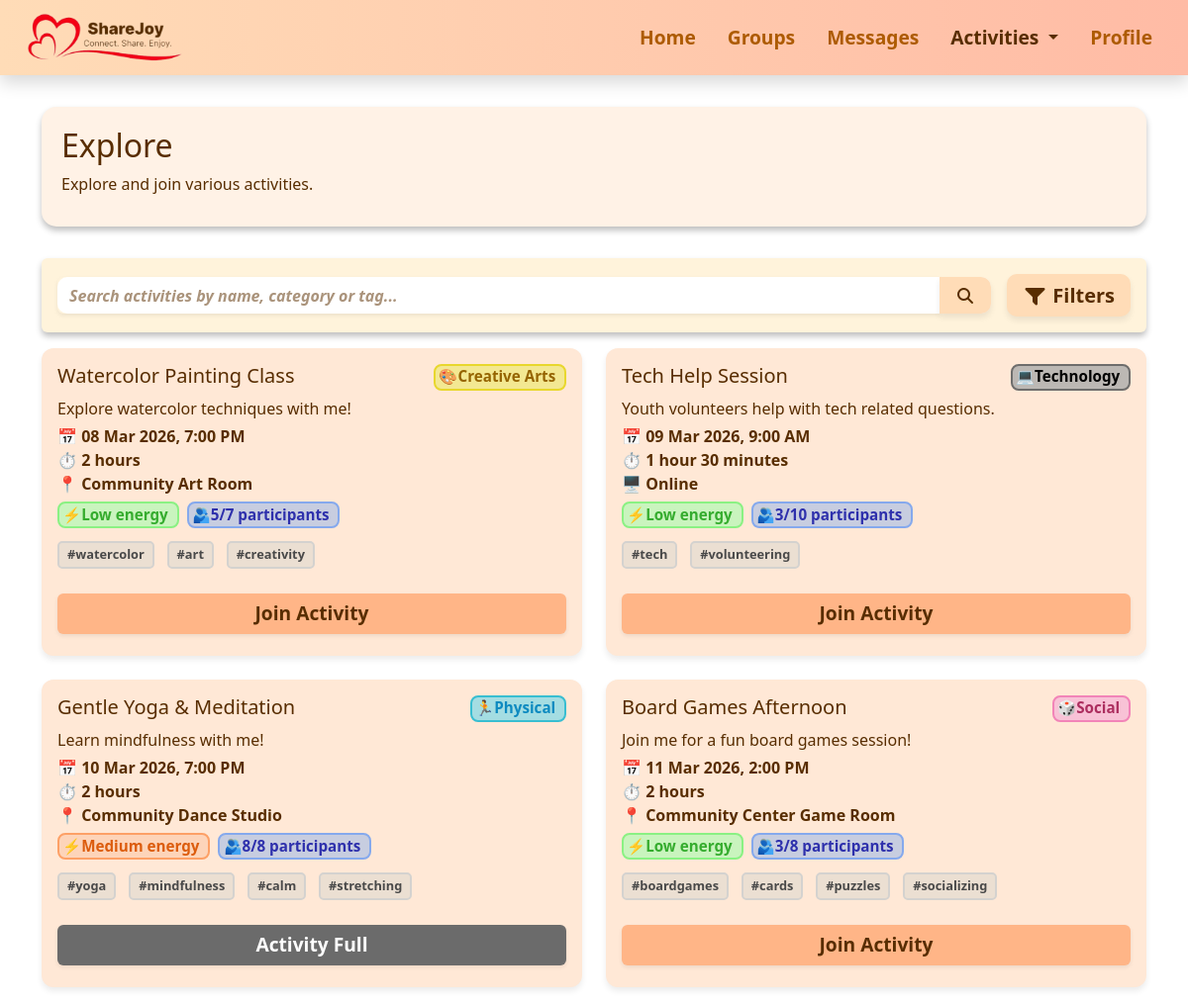
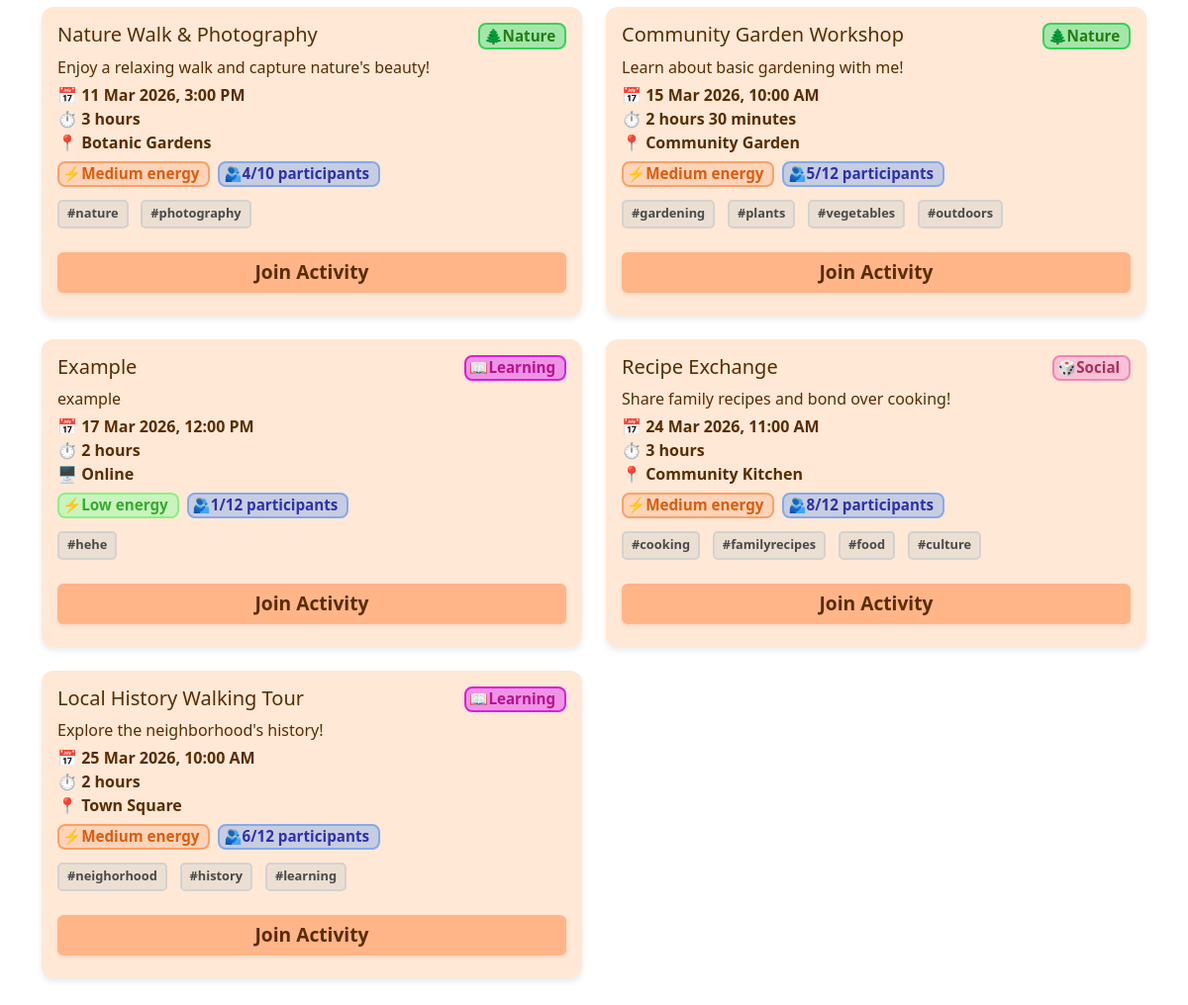
Screenshot of /explore (signed in) with the database file from the repository (2 pictures, top to bottom).
### activities.py (models this page shows)
class Activity(db.Model):
    __tablename__ = "activity"
    id = db.Column(db.Integer, primary_key=True, autoincrement=True)
    creator_id = db.Column(db.Integer, db.ForeignKey('user.id'), nullable=False)
    name = db.Column(db.String(100), nullable=False)
    description = db.Column(db.Text)
    type = db.Column(db.String(50))
    date = db.Column(db.String(20))
    time = db.Column(db.String(10))
    duration_hours = db.Column(db.Integer)
    duration_minutes = db.Column(db.Integer)
    format_type = db.Column(db.String(20))
    energy = db.Column(db.String(10))
    participants = db.Column(db.Integer)
    max_participants = db.Column(db.Integer)
    tags = db.Column(db.String(200))
    location = db.Column(db.String(100))
    creator = db.relationship("User", backref="created_activities")

### app.py (the view)
@app.route("/explore")
@login_required
def explore():
    user = get_current_user()
    query = Activity.query
    search = request.args.get("search")
    if search:
        query = query.filter(
            (Activity.name.ilike(f"%{search}%")) |
            (Activity.type.ilike(f"%{search}%")) |
            (Activity.tags.ilike(f"%{search}%"))
        )
    category = request.args.get("category")
    if category:
        query = query.filter_by(type=category)
    energy = request.args.get("energy")
    if energy:
        query = query.filter_by(energy=energy)
    format_type = request.args.get("format")
    if format_type:
        query = query.filter_by(format_type=format_type)
    activities = query.order_by(Activity.date.asc()).all()
    for a in activities:
        a.display_tags = a.tags.split(",") if a.tags else []
        today = date.today()
        parsed_date = parse_activity_date(a.date)
        if parsed_date:
            original_date = parsed_date.date()
            days_offset = (original_date - BASE_DATE).days
            dynamic_date = today + timedelta(days=days_offset)
            a.display_date = dynamic_date.strftime("%d %b %Y")
        else:
            a.display_date = a.date
        try:
            parsed_time = datetime.strptime(a.time, "%H:%M")
        except ValueError:
            parsed_time = datetime.strptime(a.time, "%I:%M %p")
        a.display_time = parsed_time.strftime("%I:%M %p").lstrip("0")
        participant_count = ActivityParticipant.query.filter_by(activity_id=a.id).count()
        a.participants = participant_count
        if a.creator_id == user.id:
            a.join_activity = "created"
        elif user_joined_activity(user.id, a.id):
            a.join_activity = "true"
        elif participant_count >= a.max_participants:
            a.join_activity = "max"
        else:
            a.join_activity = "false"
    return render_template("explore.html", activities=activities)

### app.py (called while the page is built)
def login_required(f):
    @wraps(f)
    def decorated_function(*args, **kwargs):
        user = get_current_user()
        if not user:
            session.clear()  # clear stale session
            flash('Please log in to access this page.', 'error')
            return redirect(url_for('loginpage'))
        return f(*args, **kwargs)
    return decorated_function

def get_current_user():
    user_id = session.get('user_id')
    if user_id:
        user = db.session.get(User, user_id)
        if user:
            return user
    return None

def user_joined_activity(user_id, activity_id):
    return ActivityParticipant.query.filter_by(
        participant_id=user_id,
        activity_id=activity_id
    ).count() > 0

def parse_activity_date(date_str):
    for fmt in ("%Y-%m-%d", "%d %b %Y", "%m/%d/%Y", "%d/%m/%Y"):
        try:
            return datetime.strptime(date_str, fmt)
        except ValueError:
            continue
    return None

### templates/explore.html (shortened to what this page needs)
{% extends "base.html" %}
{% block extra_css %}
<link rel="stylesheet" href="{{ url_for('static', filename='css/activities.css') }}">
<link rel="stylesheet" href="{{ url_for('static', filename='css/explore.css') }}">
{% endblock %}
{% block content %}
<div class="section-box d-flex flex-column flex-md-row justify-content-between align-items-start align-items-md-center">
    <div>
        <h1>Explore</h1>
        <p>Explore and join various activities.</p>
    </div>
</div>
<div class="p-3 mb-3 rounded shadow-sm box1">
    <div class="d-flex flex-column flex-md-row align-items-start align-items-md-center gap-2">
        <form method="get" class="flex-grow-1 mb-2 mb-md-0 box2 rounded">
            <div class="input-group">
                <input type="text" name="search" class="form-control shadow-sm searchbar"
                    placeholder="Search activities by name, category or tag..."
                    value="{{ request.args.get('search', '') }}">
                <button class="btn search-btn" type="submit">
                    <i class="fa-solid fa-magnifying-glass"></i>
                </button>
            </div>
        </form>
        <button id="toggle-filters" class="btn btn-lg fw-semibold mt-2 mt-md-0 ms-md-2">
            <i class="fa-solid fa-filter"></i> Filters
        </button>
    </div>
</div>
<div class="row g-4">
    {% if activities %}
    {% for activity in activities %}
    <div class="col-md-6">
        <div class="activity-card position-relative h-100">
            <div class="d-flex flex-column flex-sm-row justify-content-between align-items-start spacing">
                <h5 class="mb-0">{{ activity.name }}</h5>
                {% if activity.type == 'Creative Arts' %}
                <span class="badge badge-creativearts category-badge mb-2 mb-sm-0">🎨Creative Arts</span>
                {% elif activity.type == 'Social' %}
                <span class="badge badge-social category-badge mb-2 mb-sm-0">🎲Social</span>
                {% elif activity.type == 'Learning' %}
                <span class="badge badge-learning category-badge mb-2 mb-sm-0">📖Learning</span>
                {% elif activity.type == 'Physical' %}
                <span class="badge badge-physical category-badge mb-2 mb-sm-0">🏃Physical</span>
                {% elif activity.type == 'Nature' %}
                <span class="badge badge-nature category-badge mb-2 mb-sm-0">🌲Nature</span>
                {% elif activity.type == 'Technology' %}
                <span class="badge badge-technology category-badge mb-2 mb-sm-0">💻Technology</span>
                {% endif %}
            </div>
            <p>{{ activity.description }}</p>
            <div class="row fw-semibold spacing">
                <div class="col-12">
                    📅 {{ activity.display_date }}, {{ activity.display_time }}
                </div>
                <div class="col-12">⏱
                    {% set h = activity.duration_hours %}
                    {% set m = activity.duration_minutes %}
                    {% if h and m %}
                    {{ h }} hour{% if h > 1 %}s{% endif %} {{ m }} minute{% if m > 1 %}s{% endif %}
                    {% elif h %}
                    {{ h }} hour{% if h > 1 %}s{% endif %}
                    {% elif m %}
                    {{ m }} minute{% if m > 1 %}s{% endif %}
                    {% else %}
                    0 minutes
                    {% endif %}
                </div>
                <div class="col-12">
                    {% if activity.format_type|lower == 'online' %}
                    🖥️ Online
                    {% else %}
                    📍 {{ activity.location }}
                    {% endif %}
                </div>
            </div>
            <div class="d-flex flex-wrap gap-2 spacing">
                <span class="badge
                        {% if activity.energy == 'Low' %}energy-low
                        {% elif activity.energy == 'Medium' %}energy-medium
                        {% elif activity.energy == 'High' %}energy-high
                        {% endif %}">
                    ⚡{{ activity.energy }} energy
                </span>
                <span class="badge participants" data-activity-id="{{ activity.id }}">
                    🫂<span class="participant-count">{{ activity.participants }}</span>/{{ activity.max_participants }}
                    participants
                </span>
            </div>
            <div class="activity-tags spacing">
                {% for tag in activity.display_tags %}
                <span class="tag">#{{ tag }}</span>
                {% endfor %}
            </div>
            <div class="mt-3 text-center">
                {% if activity.join_activity == 'false' %}
                <button type="button" class="btn join-btn fw-semibold w-100 shadow-sm"
                    data-activity-id="{{ activity.id }}" data-date="{{ activity.display_date }}"
                    data-time="{{ activity.display_time }}">
                    Join Activity
                </button>
                {% elif activity.join_activity == 'true' %}
                <button type="button" class="btn joined fw-semibold w-100 shadow-sm"
                    data-activity-id="{{ activity.id }}" data-date="{{ activity.display_date }}"
                    data-time="{{ activity.display_time }}">
                    Joined
                </button>
                {% elif activity.join_activity == 'max' %}
                <button type="button" class="btn maxbtn fw-semibold w-100 shadow-sm" disabled>
                    Activity Full
                </button>
                {% elif activity.join_activity == 'created' %}
                <button type="button" class="btn createdbtn fw-semibold w-100 shadow-sm" disabled>
                    Created by You
                </button>
                {% endif %}
            </div>
        </div>
    </div>
    {% endfor %}
    {% else %}
    <div class="col-12">
        <div class="alert alert-info text-center fw-semibold">
            No activities found.
        </div>
    </div>
    {% endif %}
</div>
{% endblock %}

### templates/base.html (shortened to what this page needs)
<!doctype html>
<html lang="en">
<head>
    <link href="https://cdn.jsdelivr.net/npm/bootstrap@5.3.8/dist/css/bootstrap.min.css" rel="stylesheet">
    <link rel="stylesheet" href="{{ url_for('static', filename='css/navbar.css') }}">
    <link rel="stylesheet" href="{{ url_for('static', filename='css/base.css') }}">
    <link rel="stylesheet" href="https://cdnjs.cloudflare.com/ajax/libs/font-awesome/7.0.1/css/all.min.css">
    {% block extra_css %}{% endblock %}
</head>
<body>
    {% include "navbar.html" %}
    <div class="container mt-4">
        {% block content %}{% endblock %}
    </div>
</body>
</html>

### templates/navbar.html (shortened to what this page needs)
<nav class="navbar navbar-expand-md sticky-top shadow">
    <div class="container-fluid align-items-center">
        <a class="navbar-brand ms-3" href="{{ url_for('home') }}"><img
                src="{{ url_for('static', filename='images/navbar.png') }}" alt="ShareJoy" height="50"></a>
        <div class="collapse navbar-collapse" id="navbarNav">
            <ul class="navbar-nav ms-auto">
                <li class="nav-item">
                    <a class="nav-link me-3 fw-bold {% if request.endpoint == 'home' %}active{% endif %}"
                        href="{{ url_for('home') }}">Home</a>
                </li>
                <li class="nav-item">
                    <a class="nav-link me-3 fw-bold {% if request.endpoint == 'groups' %}active{% endif %}"
                        href="{{ url_for('groups') }}">Groups</a>
                </li>
                <li class="nav-item">
                    <a class="nav-link me-3 fw-bold {% if request.endpoint == 'messages' %}active{% endif %}"
                        href="{{ url_for('messages') }}">Messages</a>
                </li>
                <li class="nav-item dropdown">
                    <a class="nav-link me-3 dropdown-toggle fw-bold {% if request.endpoint in ['activities', 'explore', 'schedule'] %}active{% endif %}"
                        href="#" id="activitiesDropdown" role="button" data-bs-toggle="dropdown">
                        Activities
                    </a>
                </li>
                <li class="nav-item">
                    <a class="nav-link me-3 fw-bold {% if request.endpoint == 'profile' %}active{% endif %}"
                        href="{{ url_for('profile') }}">Profile</a>
                </li>
            </ul>
        </div>
    </div>
</nav>

### static/css/navbar.css (style rules this page uses)
.navbar, .dropdown-menu { background: linear-gradient(90deg, #FFDCB7, #ffbba5); border: none; box-shadow: 0 4px 8px rgba(0, 0, 0, 0.1); }
.navbar .nav-link, .dropdown-item { font-size: 1.2rem; color: #ad5b02; transition: color 0.3s ease, transform 0.3s ease; }
.active, .nav-link:hover, .dropdown-item:hover { color: #582D00 !important; background-color: transparent !important; }

### static/css/base.css (style rules this page uses)
.section-box { width: 100%; min-height: 100px; color: #582D00; background-color: #fff2e6; box-shadow: 0 4px 6px rgba(0, 0, 0, 0.256); padding: 20px 20px 15px 20px; margin: 2rem auto; border-radius: 15px; }
body { padding-bottom: 2rem;; }
.searchbar { background-color: transparent !important; border: none !important; flex: 1 !important; }
.search-btn { background-color: #FFDCB7; color: #582D00; border: none; box-shadow: 0 4px 6px #00000014; font-weight: 600; height: 100%; border-radius: 0 10px 10px 0; }
.box1 { background-color: #fff3db; color: #000000; box-shadow: 0 4px 6px rgba(0, 0, 0, 0.256) !important; ; }
.box2 { background-color: #fff; border-radius: 10px !important; max-height: 40px; min-width: 430px !important; }
h1 { font-size: 2rem; }
body, input, textarea, .form-label, .formL { color: #582D00 !important; }
.form-control, .form-select { background-color: #FDFAF7; border: 1px solid rgba(0, 0, 0, 0.2); box-shadow: 0 4px 6px rgba(0, 0, 0, 0.13); }
.form-control::placeholder, .form-select::placeholder, input#date::placeholder, input#time::placeholder, .form-select option[value=""], .form-select:has(option[value=""]:checked) { font-style: italic; color: #AA937B; }
.cancelbtn, .dobtn, .cancel-btn, .successbtn, .okbtn, .redbtn, .cta-btn, .search-btn, #toggle-filters, .clearbtn { border: none; box-shadow: 0 4px 6px rgba(0, 0, 0, 0.08); padding: 0.4rem 1rem; border-radius: 10px; font-weight: 600; transition: none; }
#toggle-filters { background: #FFDCB7; color: #582D00; }
.search-btn { background-color: #FFDCB7; color: #582D00; border: none; box-shadow: 0 4px 6px #00000014; font-weight: 600; }
.cancelbtn, .dobtn, .cancel-btn, .successbtn, .okbtn, .redbtn, .cta-btn, .search-btn, .clearbtn, .join-btn, .maxbtn, .createdbtn, .joined { -webkit-appearance: none; -moz-appearance: none; appearance: none; outline: none !important; border: none !important; }

### static/css/activities.css (style rules this page uses)
.activity-card { background: #ffe8d6; border-radius: 12px; padding: 1rem; margin-bottom: 1.8rem; box-shadow: 0 4px 6px rgba(0, 0, 0, 0.08); transition: transform 0.2s, box-shadow 0.2s; }
.activity-card p { margin-bottom: 0.25rem; }
.spacing { margin-bottom: 0.4rem; }
.badge { font-size: 0.8rem; padding: 0.2rem 0.55rem 0.25rem 0.2rem; border-radius: 8px; font-weight: 600; }
.badge-creativearts { background: #F3E892; border: 2px solid #E8D72D; color: #956400; }
.badge-social { background: #F8C2D6; border: 2px solid #F284B8; color: #AC2E5F; }
.badge-learning { background: #EE94E7; border: 2px solid #DC1EDC; color: #BA118D; }
.badge-physical { background: #A4DDE2; border: 2px solid #38BED1; color: #0D8AC0; }
.badge-nature { background: #A4E6AA; border: 2px solid #38D255; color: #267D13; }
.badge-technology { background: #BCB8B4; border: 2px solid #6E6D6C; color: #000; }
.energy-low { background: #C9F4BE; border: 2px solid #8AF183; color: #35AC2E; }
.energy-medium { background: #FDD4B9; border: 2px solid #FDA066; color: #DC5C0D; }
.activity-tags span { background: #EBDFD2; border: 2px solid #D4D2CF; padding: 0.15rem 0.5rem 0.2rem; font-size: 0.8rem; color: #494949; margin: 0 0.3rem 0.2rem 0; font-weight: 600; border-radius: 5px; }
.activity-tags { display: flex; flex-wrap: wrap; gap: 0.5rem; margin-top: 0.8rem; }
.participants { background: #C7CDE0; border: 2px solid #85A9ED; color: #2E30AC; }

### static/css/explore.css (style rules this page uses)
.badge { font-size: 0.95rem; }
.join-btn { color: #582D00; background-color: #FFB587; font-size: 1.2rem; margin-bottom: -1.5rem; }
.joined, .maxbtn { color: #FFFFFF !important; background-color: #6B6B6B !important; font-size: 1.2rem; margin-bottom: -1.5rem; }
.joined:disabled, .maxbtn:disabled, .createdbtn:disabled { opacity: 1 !important; }
input::placeholder { font-style: italic; font-weight: 600; color: #582D00; }

### rows the page displays
Activity: name "Watercolor Painting Class", type "🎨Creative Arts", description "Explore watercolor techniques with me!", display_date "08 Mar 2026", display_time "7:00 PM", h "2", location "Community Art Room", energy "Low", participants "5", max_participants "7", display_tags "watercolor" "art" "creativity"
Activity: name "Tech Help Session", type "💻Technology", description "Youth volunteers help with tech related questions.", display_date "09 Mar 2026", display_time "9:00 AM", duration_hours "1", duration_minutes "30", format_type "🖥️ Online", energy "Low", participants "3", max_participants "10", display_tags "tech" "volunteering"
Activity: name "Gentle Yoga & Meditation", type "🏃Physical", description "Learn mindfulness with me!", display_date "10 Mar 2026", display_time "7:00 PM", duration_hours "2", location "Community Dance Studio", energy "Medium", participants "8", max_participants "8", display_tags "yoga" "mindfulness" "calm" "stretching", shows "Activity Full"
Activity: name "Board Games Afternoon", type "🎲Social", description "Join me for a fun board games session!", display_date "11 Mar 2026", display_time "2:00 PM", duration_hours "2", location "Community Center Game Room", energy "Low", participants "3", max_participants "8", display_tags "boardgames" "cards" "puzzles" "socializing"
Activity: name "Nature Walk & Photography", type "🌲Nature", description "Enjoy a relaxing walk and capture nature's beauty!", display_date "11 Mar 2026", display_time "3:00 PM", duration_hours "3", location "Botanic Gardens", energy "Medium", participants "4", max_participants "10", display_tags "nature" "photography"
Activity: name "Community Garden Workshop", type "🌲Nature", description "Learn about basic gardening with me!", display_date "15 Mar 2026", display_time "10:00 AM", duration_hours "2", duration_minutes "30", location "Community Garden", energy "Medium", participants "5", max_participants "12", display_tags "gardening" "plants" "vegetables" "outdoors"
Activity: name "Example", type "📖Learning", description "example", display_date "17 Mar 2026", display_time "12:00 PM", duration_hours "2", format_type "🖥️ Online", energy "Low", participants "1", max_participants "12", tags "hehe"
Activity: name "Recipe Exchange", type "🎲Social", description "Share family recipes and bond over cooking!", display_date "24 Mar 2026", display_time "11:00 AM", duration_hours "3", location "Community Kitchen", energy "Medium", participants "8", max_participants "12", display_tags "cooking" "familyrecipes" "food" "culture"
Activity: name "Local History Walking Tour", type "📖Learning", description "Explore the neighborhood's history!", display_date "25 Mar 2026", display_time "10:00 AM", duration_hours "2", location "Town Square", energy "Medium", participants "6", max_participants "12", display_tags "neighorhood" "history" "learning"
